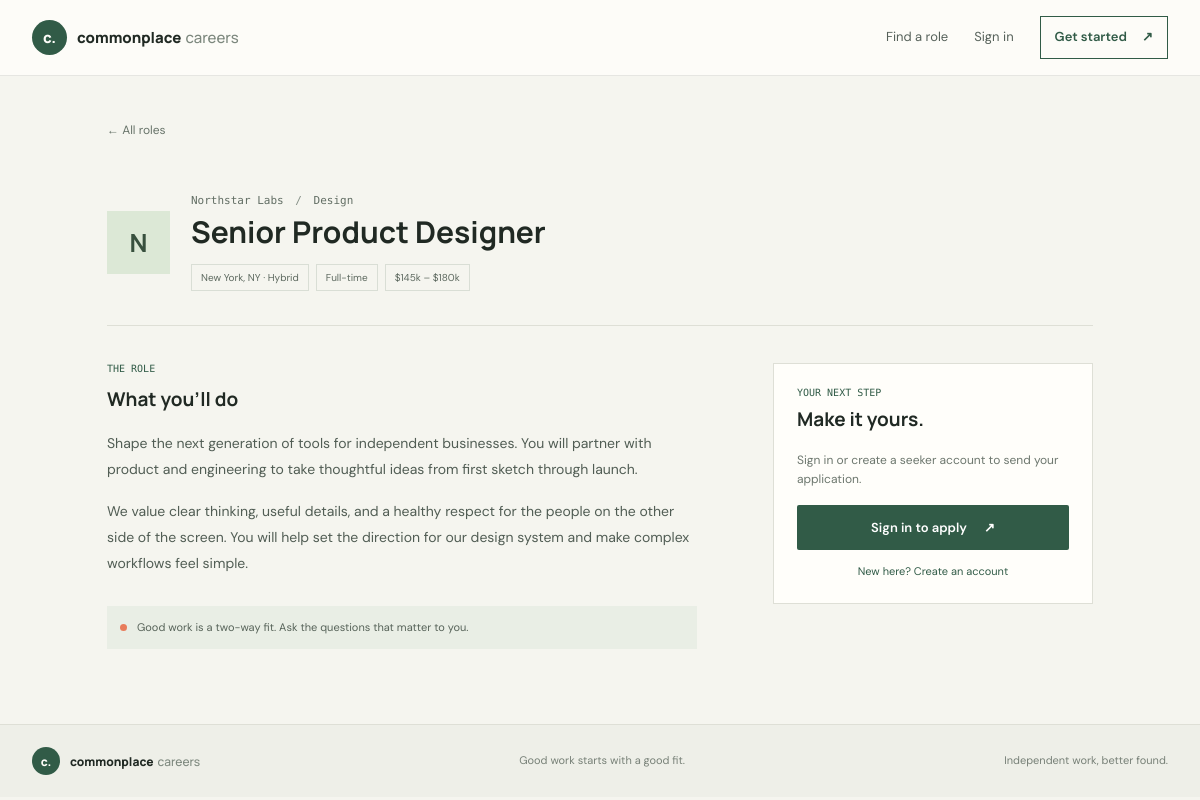
Screenshot of /jobs/1 with the database file from the repository.
### tables this page shows
CREATE TABLE jobs (
    id INTEGER PRIMARY KEY AUTOINCREMENT,
    employer_id INTEGER REFERENCES users(id) ON DELETE SET NULL,
    title TEXT NOT NULL,
    company TEXT NOT NULL,
    location TEXT NOT NULL,
    category TEXT NOT NULL,
    employment_type TEXT NOT NULL,
    salary TEXT,
    description TEXT NOT NULL,
    created_at TEXT NOT NULL DEFAULT CURRENT_TIMESTAMP
);

### app.py (the view)
    @app.get("/jobs/<int:job_id>")
    def job_detail(job_id):
        job = get_db().execute(
            "SELECT * FROM jobs WHERE id = ?", (job_id,)
        ).fetchone()
        if job is None:
            abort(404)
        applied = False
        if g.user and g.user["role"] == "seeker":
            applied = get_db().execute(
                "SELECT 1 FROM applications WHERE job_id = ? AND user_id = ?",
                (job_id, g.user["id"]),
            ).fetchone() is not None
        return render_template("job_detail.html", job=job, applied=applied)

### app.py (called while the page is built)
def get_db():
    if "db" not in g:
        g.db = sqlite3.connect(current_app.config["DATABASE"])
        g.db.row_factory = sqlite3.Row
        g.db.execute("PRAGMA foreign_keys = ON")
    return g.db

### templates/job_detail.html (shortened to what this page needs)
{% extends 'base.html' %}
{% block content %}
<section class="detail-section"><div class="container detail-container"><a class="back-link" href="{{ url_for('index') }}">← All roles</a>
  <div class="detail-header"><div class="job-company-mark detail-mark">{{ job.company[0]|upper }}</div><div><p class="job-company">{{ job.company }} <span class="company-separator">/</span> {{ job.category }}</p><h1>{{ job.title }}</h1><div class="detail-tags"><span>{{ job.location }}</span><span>{{ job.employment_type }}</span>{% if job.salary %}<span>{{ job.salary }}</span>{% endif %}</div></div></div>
  <div class="detail-layout"><article class="detail-copy"><p class="eyebrow">THE ROLE</p><h2>What you'll do</h2>{% for paragraph in job.description.split('\n\n') %}<p>{{ paragraph }}</p>{% endfor %}<div class="detail-note"><span class="note-pin"></span><span>Good work is a two-way fit. Ask the questions that matter to you.</span></div></article>
  <aside class="apply-panel" id="apply"><p class="eyebrow">YOUR NEXT STEP</p><h2>Make it yours.</h2>
    {% if applied %}<div class="already-applied"><span>✓</span><p>You're in the running.<br><small>Check your dashboard for updates.</small></p></div>
    {% elif not g.user %}<p>Sign in or create a seeker account to send your application.</p><a class="button button-dark w-100" href="{{ url_for('login') }}">Sign in to apply <span aria-hidden="true">↗</span></a><a class="apply-secondary" href="{{ url_for('register') }}">New here? Create an account</a>
    {% else %}<p>Employer and admin accounts can't apply to job listings.</p>{% endif %}
  </aside></div>
</div></section>
{% endblock %}

### static/styles.css (style rules this page uses)
:root { --ink: #202923; --ink-soft: #56615a; --paper: #f5f5ef; --white: #fffefa; --line: #dedfd6; --green: #315b47; --green-dark: #244433; --mint: #d7e5d7; --coral: #e87c5b; --coral-light: #f6e1d8; --yellow: #e4bd69; --sans: "DM Sans", "Segoe UI", sans-serif; --display: "Manrope", "Segoe UI", sans-serif; --mono: "DM Mono", Consolas, monospace; }
* { box-sizing: border-box; }
html { scroll-behavior: smooth; }
body { min-height: 100vh; color: var(--ink); background: var(--paper); font-family: var(--sans); font-size: 15px; line-height: 1.55; }
a { color: inherit; text-decoration: none; }
.container { max-width: 1160px; }
.eyebrow { margin: 0 0 16px; color: var(--green); font: 500 10px var(--mono); text-transform: uppercase; }
.note-pin { width: 7px; height: 7px; border-radius: 50%; background: var(--coral); }
.button { display: inline-flex; min-height: 45px; align-items: center; justify-content: center; gap: 17px; padding: 0 18px; border: 1px solid transparent; border-radius: 2px; font-size: 13px; font-weight: 600; transition: background .18s ease, color .18s ease, transform .18s ease; }
.button-dark { color: white; background: var(--green); }
.job-company-mark { display: grid; width: 48px; height: 48px; place-items: center; color: #38503e; background: #dce8d6; font: 700 20px var(--display); }
.job-company { margin: 0 0 4px; color: #626e64; font: 11px var(--mono); }
.job-company > span:last-child { color: #869087; }
.company-separator { padding: 0 5px; color: #bdc3b9; }
.detail-section, .dashboard-section { min-height: calc(100vh - 152px); padding: 42px 0 70px; }
.detail-container { max-width: 1010px; }
.back-link { display: inline-block; margin-bottom: 27px; color: #68746a; font-size: 12px; }
.detail-header { display: flex; align-items: center; gap: 21px; padding: 27px 0 34px; border-bottom: 1px solid var(--line); }
.detail-mark { width: 63px; height: 63px; font-size: 25px; }
.detail-header h1 { margin: 3px 0 12px; font: 700 30px var(--display); }
.detail-tags { display: flex; flex-wrap: wrap; gap: 7px; }
.detail-tags span { padding: 5px 9px; border: 1px solid #d9ded5; color: #5d695f; font-size: 10px; }
.detail-layout { display: grid; grid-template-columns: minmax(0, 1fr) 320px; gap: 62px; padding-top: 37px; }
.detail-copy { max-width: 590px; }
.detail-copy .eyebrow { margin-bottom: 12px; }
.detail-copy h2, .apply-panel h2 { margin: 0 0 19px; font: 700 19px var(--display); }
.detail-copy > p:not(.eyebrow) { margin: 0 0 16px; color: #515d54; font-size: 14px; line-height: 1.85; white-space: pre-line; }
.detail-note { display: flex; align-items: center; gap: 10px; margin-top: 29px; padding: 13px; color: #576359; background: #e9eee5; font-size: 11px; }
.apply-panel { align-self: start; padding: 23px; border: 1px solid var(--line); background: var(--white); }
.apply-panel .eyebrow { margin-bottom: 8px; }
.apply-panel > p:not(.eyebrow) { margin: 0 0 17px; color: #6d776e; font-size: 12px; }
.apply-secondary { display: block; margin-top: 13px; color: var(--green); font-size: 11px; text-align: center; }

### rows the page displays
jobs: company "N", company "Northstar Labs", category "Design", title "Senior Product Designer", location "New York, NY · Hybrid", employment_type "Full-time", salary "$145k – $180k"

### other values shown
{{ paragraph }} "Shape the next generation of tools for independent businesses. You will partner with product and engineering to take thoughtful ideas from first sketch through launch."
